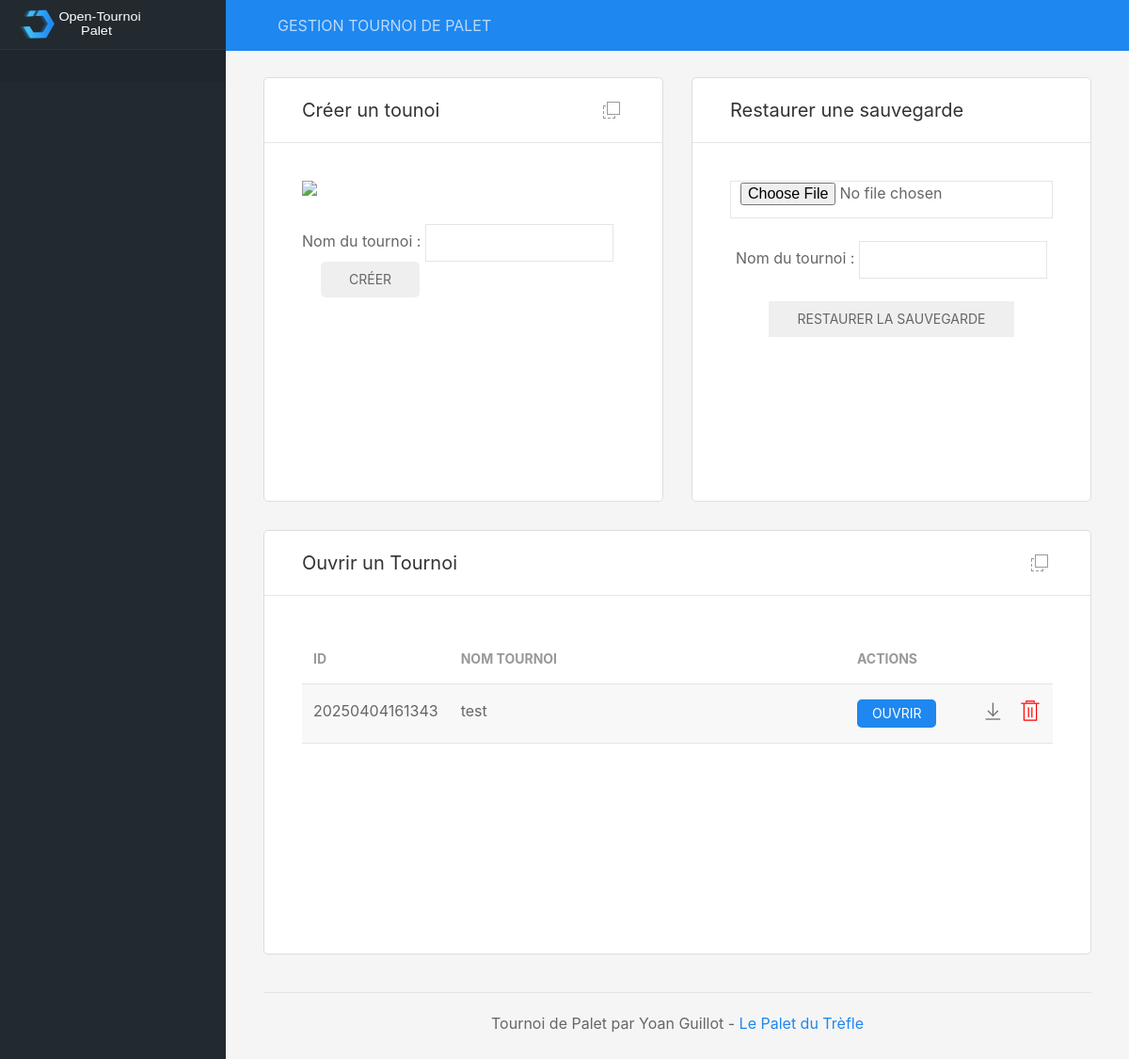
Before: / with the older database file.
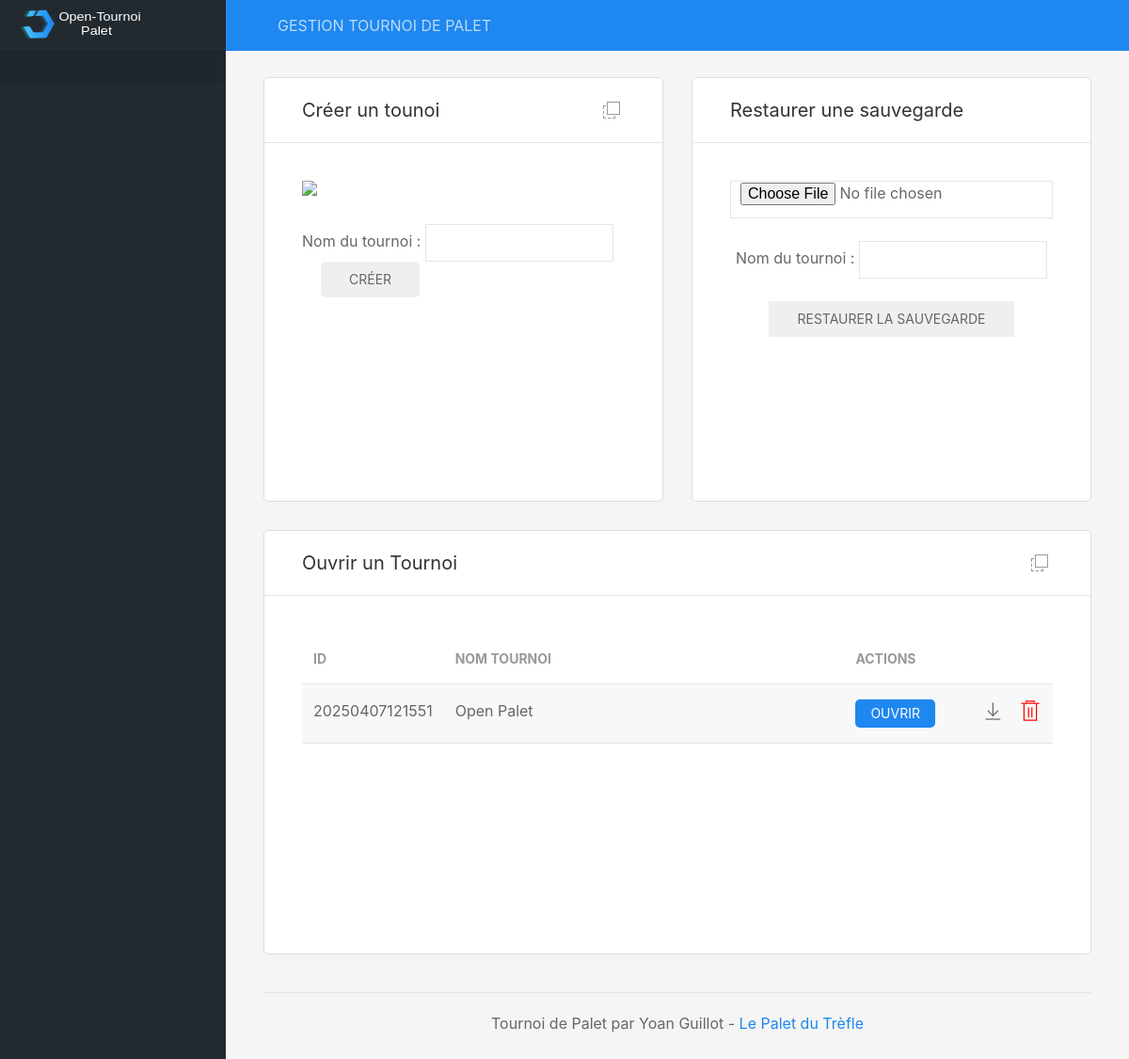
After: the same page with the newer database file.
### tables this page shows
CREATE TABLE tournois (id_tournoi NUMERIC (12) PRIMARY KEY DESC UNIQUE NOT NULL, nom_tournoi TEXT (200) NOT NULL, datecreation_tournoi DATE NOT NULL DEFAULT (STRFTIME('%d/%m/%Y, %H:%M', DATETIME('now', 'localtime'))), max_equipes INTEGER NOT NULL DEFAULT (0), type_phasesfinales TEXT NOT NULL DEFAULT aleatoire, pts_qualifs INTEGER DEFAULT (13) NOT NULL, pts_phasesfinales INTEGER NOT NULL DEFAULT (13), pts_finales NUMERIC NOT NULL DEFAULT (15), statut_inscriptions TEXT DEFAULT encours, statut_qualifs TEXT DEFAULT attente, statut_phasesfinales TEXT DEFAULT attente);

### includes/fonctions.inc.php (called while the page is built, shortened)
<?php
function listeTournois()
{
	global $db;
	$resultats = $db->query('SELECT * FROM tournois ORDER BY id_tournoi DESC');
	while ($row = $resultats->fetchArray(1)) {
		$listeTournois[] = $row;
	}
	if(!empty($listeTournois)){
		return $listeTournois;
	}
}
?>

### includes/accueil.inc.php (the view, shortened to what this page needs)
<div class="uk-grid uk-grid-medium" data-uk-grid uk-sortable="handle: .sortable-icon">
	<div class="uk-width-1-2@l">
		<div class="uk-card uk-card-default uk-card-hover">
			<div class="uk-card-header">
				<div class="uk-grid uk-grid-small">
					<div class="uk-width-auto"><h4>Créer un tounoi</h4></div>
					<div class="uk-width-expand uk-text-right panel-icons">
						<a href="#" class="uk-icon-link sortable-icon" title="Déplacer" data-uk-tooltip data-uk-icon="icon: move"></a>
					</div>
				</div>
			</div>
			<div class="uk-card-body">
				<div class="chart-container">
					<img style="max-height:200px;" src="images/tournoi.png" class="uk-align-center"/>
					<form method="POST">
							<div class="uk-panel uk-panel-box uk-margin-top">Nom du tournoi : <input name="nomTournoi" class="uk-input uk-form-width-medium" type="text" required>
							<button class="uk-button uk-button-success uk-margin-left">Créer</button>
						</div>
					</form>
				</div>
			</div>
		</div>
	</div>
	<div class="uk-width-1-2">
		<div class="uk-card uk-card-default uk-card-hover uk-height-1-1">
			<div class="uk-card-header">
				<div class="uk-grid uk-grid-small">
					<div class="uk-width-auto"><h4>Restaurer une sauvegarde</h4></div>
					<div class="uk-width-expand uk-text-right panel-icons">
					</div>
				</div>
			</div>
			<div class="uk-card-body">
				<div uk-overflow-auto>
					<div class="uk-panel uk-text-center">
                    <form name="form" method="post" action="index.php" enctype="multipart/form-data">
                        <input class="uk-input" type="file" name="aFile" />
                        <br />
                        <br />
						Nom du tournoi : <input class="uk-input uk-form-width-medium" type="text" name="nomTournoi"/><br/>
						<br/><input type="hidden" name="action" value="restauration" />
                        <input class="uk-button uk-button-success" type="submit" name="submitFile" value="restaurer la sauvegarde" />
                        </form>
                    </div>
				</div>
			</div>
		</div>
	</div>
</div>
<div class="uk-grid uk-grid-medium" data-uk-grid uk-sortable="handle: .sortable-icon">
	<div class="uk-width-1-1">
		<div class="uk-card uk-card-default uk-card-hover">
			<div class="uk-card-header">
				<div class="uk-grid uk-grid-small">
					<div class="uk-width-auto"><h4>Ouvrir un Tournoi</h4></div>
					<div class="uk-width-expand uk-text-right panel-icons">
						<a href="#" class="uk-icon-link sortable-icon" title="Déplacer" data-uk-tooltip data-uk-icon="icon: move"></a>
					</div>
				</div>
			</div>
			<div class="uk-card-body">
				<div class="chart-container" uk-overflow-auto>
					<table class="uk-table uk-table-striped">
						<thead>
							<tr>
								<th style="width:10%">ID</th>
								<th style="width: 60%">Nom tournoi</th>
								<th style="width: 30%">Actions</th>
							</tr>
						</thead>
<?php
	$listeTournois = listeTournois();
	if(!empty($listeTournois)){
		foreach($listeTournois as $row) {
			echo "<tr><td>". $row['id_tournoi'] ."</td>
				<td>". $row['nom_tournoi'] ."</td>
				<td>
					<a href=\"index.php?idtournoi=". $row['id_tournoi'] ."\"><button class=\"uk-button uk-button-primary uk-button-small\">Ouvrir</button></a>
					<a class=\"uk-float-right\" style=\"color: red\" href=\"\" onclick=\"supprTournoi(". $row['id_tournoi'] .")\" uk-icon=\"icon: trash; ratio: 1.2\" uk-toggle=\"target: #supprTournoi\"></a>
					<a class=\"uk-float-right\" style=\"margin-right: 15px;\" href=\"./includes/conf/". $row['id_tournoi'] .".db\" uk-icon=\"icon: download; ratio: 1.2\"></a>
				</td>
			</tr>";
		}
	}else{
		echo "<tr><td></td><td>Aucun Tournoi !</td><td></td></tr>";
	}
?>
					</table>
				</div>
			</div>
		</div>
	</div>
</div>

### index.php (shortened to what this page needs)
<!DOCTYPE html>
<head>
    <link rel="stylesheet" href="css/uikit.min.css" />
    <link rel="stylesheet" href="css/dashboard.css" />
    <link rel="stylesheet" href="css/style.css" />
    <link rel="stylesheet" href="css/arbres.css" />
</head>
<body>
<?php
if (isset($_GET['idtournoi'])){
	$idTournoi = $_GET['idtournoi'];
	$db = new SQLite3('includes/conf/' .$idTournoi. '.db');
	if (!empty($_GET['page'])){
		$page = $_GET['page'];
	}else{
		$page = "gestion";
	}
}else{
	$db = new SQLite3('includes/conf/tournois.db');
}
include 'includes/fonctions.inc.php';
include 'includes/dashboard.inc.php';
?>
</body>
</html>

### includes/dashboard.inc.php (shortened to what this page needs)
		<header id="top-head" class="uk-position-fixed">
			<div class="uk-container uk-container-expand uk-background-primary">
				<nav class="uk-navbar uk-light uk-padding-small" data-uk-navbar="mode:click; duration: 250">
					<div class="uk-navbar-left">
						<div>GESTION TOURNOI DE PALET</div>
					</div>
				</nav>
			</div>
		</header>
		<aside id="left-col" class="uk-light uk-visible@m">
			<div class="left-logo uk-flex uk-flex-middle">
				<img class="custom-logo" src="img/dashboard-logo.svg" alt="">
			</div>
			<div class="left-content-box  content-box-dark">
			</div>
		</aside>
		<div id="content" data-uk-height-viewport="expand: true" style="height:100%; display:block;">
			<div class="uk-container uk-container-expand">
<?php
	include "includes/$page.inc.php";
?>
				<footer class="uk-section uk-section-small uk-width-1-1 uk-text-center donotprint">
					<hr>
					<p class="uk-text-center">Tournoi de Palet par Yoan Guillot - <a href="https://www.lepaletdutrefle.fr">Le Palet du Trèfle</a>
					</p>
				</footer>
			</div>
		</div>

### css/dashboard.css (style rules this page uses)
#top-head { z-index: 9; top: 0; left:0; right:0; }
#left-col { position: fixed; left: 0; top:0; bottom:0; overflow-x: hidden; overflow-y: auto; background-color: #222A30; width: 240px; z-index:2; transition: height 0.3s ease-out; }
.left-content-box { padding: 0.75rem 20px; border-top: 1px solid rgba(255,255,255,0.06); margin-bottom: -1px; }
.content-box-dark { background-color: rgba(0,0,0,0.09); }
.left-logo { height: 52px; line-height: 52px; padding: 0 20px; }
.custom-logo { height: 32px; }
.panel-icons { margin: 0 4px; }
#content { margin-top: 52px; padding: 30px 0 0 0; background-color: #f5f5f5; margin-left: 0; transition: margin 0.2s cubic-bezier(.4,0,.2,1); }
@media screen and (min-width: 960px) { #content { margin-left: 240px; } }
@media screen and (min-width: 960px) { #top-head { left:240px; } }
.uk-card { box-shadow: none; }
.uk-card { -webkit-transition: box-shadow 0.55s cubic-bezier(.4,0,.2,1); transition: box-shadow 0.55s cubic-bezier(.4,0,.2,1); }
.chart-container { position: relative; height: 300px; margin: 0 auto; }

### css/style.css (style rules this page uses)
.uk-table th { font-weight: bolder; }
button, select { border-radius: 5px !important; }
.uk-card { border-radius: 5px; border: 1px solid #dddddd; }

Changed rows visible on the page:
removed tournois: id_tournoi "20250404161343", nom_tournoi "test"
added tournois: id_tournoi "20250407121551", nom_tournoi "Open Palet"
